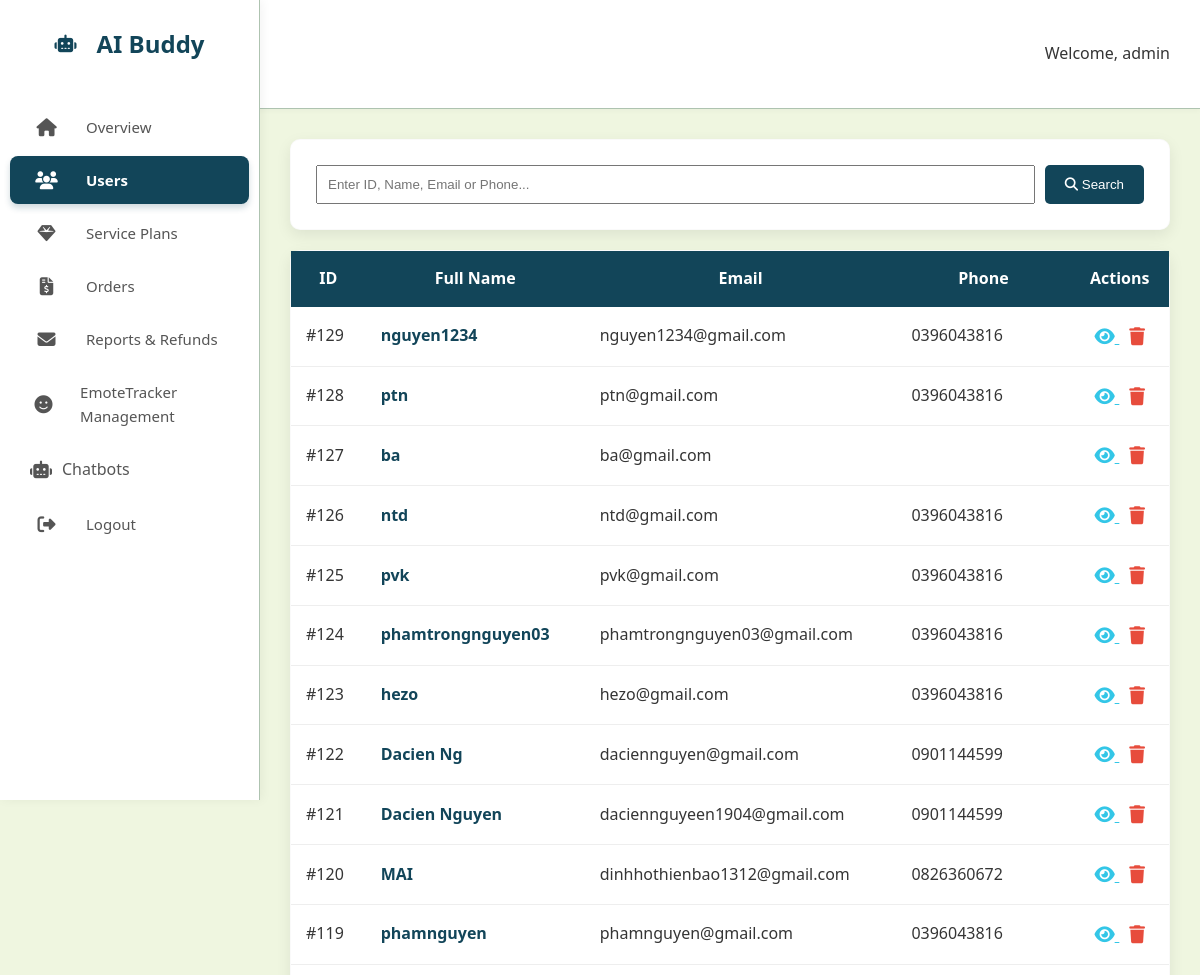
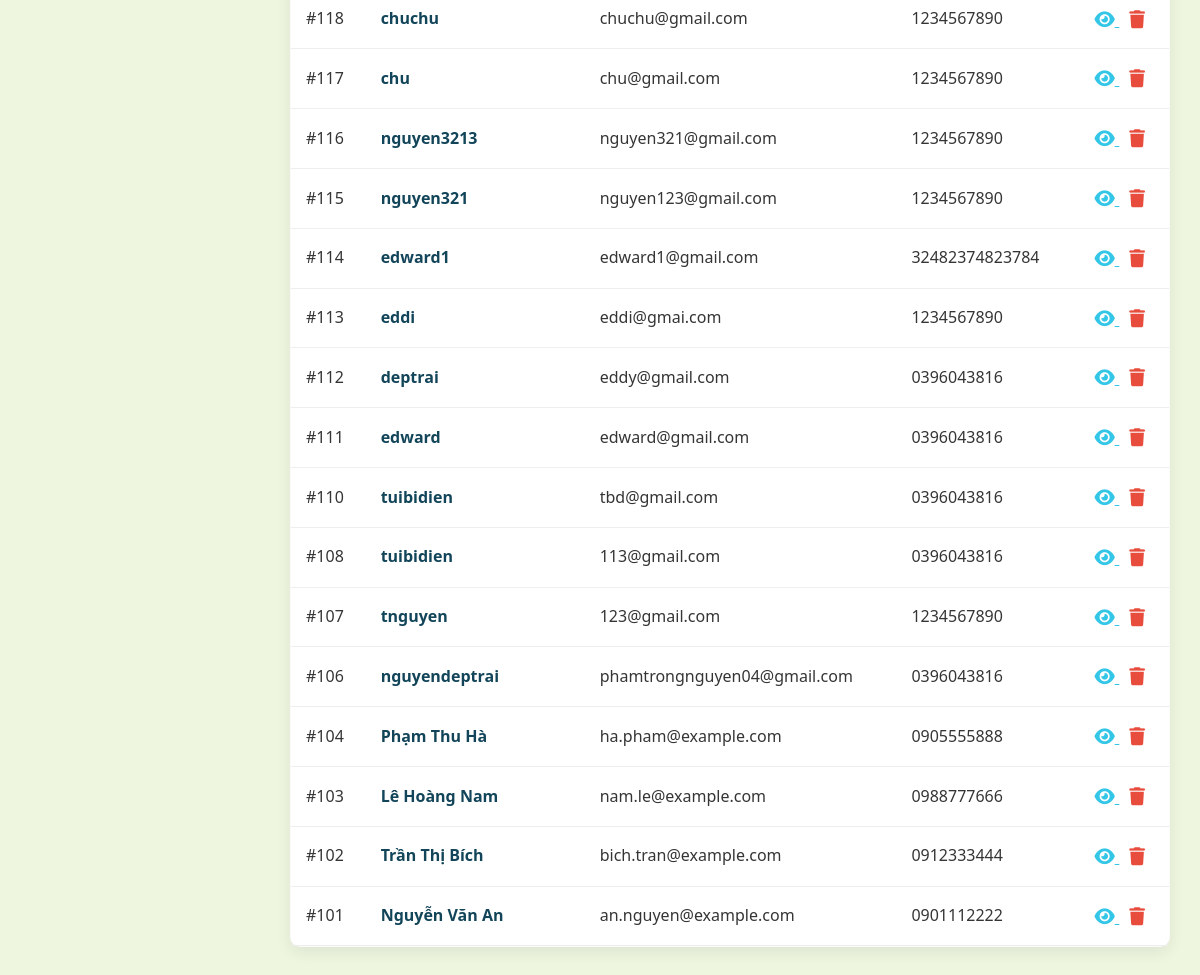
/admin_aibuddy/modules/users/index.php (signed in), run on the app's committed database (2 pictures, top to bottom).
### tables this page shows
CREATE TABLE `users` (
  `UserID` int(11) NOT NULL,
  `UserName` varchar(100) NOT NULL,
  `UserEmail` varchar(100) NOT NULL,
  `UserPassword` varchar(255) NOT NULL,
  `BirthDate` date DEFAULT NULL,
  `PhoneNumber` varchar(20) DEFAULT NULL,
  `Gender` varchar(10) DEFAULT NULL,
  `UsageLeft` int(11) DEFAULT 0 COMMENT 'Số lần sử dụng còn lại',
  `IsTrialActive` tinyint(1) DEFAULT 0 COMMENT 'Đang dùng thử hay không',
  `secret_answer` varchar(255) NOT NULL
);

### admin_aibuddy/modules/users/index.php (the view, shortened to what this page needs)
<?php
require_once __DIR__ . '/../../config/db.php';
$search = "";
$where = "";
$sql = "SELECT * FROM Users $where ORDER BY UserID DESC";
$result = $conn->query($sql);
?>
<!DOCTYPE html>
<html lang="en">
<head>
    <link rel="stylesheet" href="../../assets/css/style.css">
    <link rel="stylesheet" href="https://cdnjs.cloudflare.com/ajax/libs/font-awesome/6.4.0/css/all.min.css">
</head>
<body>
    <?php include __DIR__ . '/../../includes/sidebar.php'; ?>
    <div class="top-navbar">
        <h2>User Management</h2>
        <div class="user-profile">
            <span>Welcome, <?php echo $_SESSION['user_name']; ?></span>
        </div>
    </div>
    <div class="main-content">
        <div class="card-box" style="margin-bottom: 20px;">
            <form method="GET" style="display: flex; gap: 10px;">
                <input type="text" name="search" class="form-control" style="flex: 1; padding: 10px;"
                       placeholder="Enter ID, Name, Email or Phone..." value="<?php echo htmlspecialchars($search); ?>">
                <button type="submit" class="btn btn-primary" style="background: var(--primary); color: white; border: none; padding: 0 20px; border-radius: 5px; cursor: pointer;">
                    <i class="fa-solid fa-magnifying-glass"></i> Search
                </button>
            </form>
        </div>
        <div class="table-container card-box" style="padding: 0;">
            <table style="width: 100%; border-collapse: collapse;">
                <thead>
                    <tr style="background: var(--primary); color: white;">
                        <th style="padding: 15px;">ID</th>
                        <th style="padding: 15px;">Full Name</th>
                        <th style="padding: 15px;">Email</th>
                        <th style="padding: 15px;">Phone</th>
                        <th style="padding: 15px; text-align: center;">Actions</th>
                    </tr>
                </thead>
                <tbody>
                    <?php if ($result && $result->num_rows > 0): ?>
                        <?php while($row = $result->fetch_assoc()): ?>
                            <tr style="border-bottom: 1px solid #eee;">
                                <td style="padding: 15px;">#<?php echo $row['UserID']; ?></td>
                                <td style="padding: 15px; font-weight: bold; color: var(--primary);">
                                    <?php echo $row['UserName']; ?>
                                </td>
                                <td style="padding: 15px;"><?php echo $row['UserEmail']; ?></td>
                                <td style="padding: 15px;"><?php echo $row['PhoneNumber']; ?></td>
                                <td style="padding: 15px; text-align: center;">
                                    <a href="views.php?id=<?php echo $row['UserID']; ?>" style="color: var(--accent); margin-right: 10px; font-size: 18px;" title="View Details">
                                        <i class="fa-solid fa-eye"></i>
                                    </a>
                                    <a href="index.php?delete_id=<?php echo $row['UserID']; ?>" onclick="return confirm('Are you sure you want to delete this user?');" style="color: #e74c3c; font-size: 18px;" title="Delete">
                                        <i class="fa-solid fa-trash"></i>
                                    </a>
                                </td>
                            </tr>
                        <?php endwhile; ?>
                    <?php else: ?>
                        <tr>
                            <td colspan="5" style="padding: 30px; text-align: center; color: #999;">No data found</td>
                        </tr>
                    <?php endif; ?>
                </tbody>
            </table>
        </div>
    </div>
</body>
</html>

### admin_aibuddy/assets/css/style.css (style rules this page uses)
:root { --primary-dark: #01161e; --primary: #124559; --primary-light: #598392; --accent: #33c6e7; --light: #aec3b0; --background: #eff6e0; --white: #ffffff; --gray: #d9d9d9; --text: #353535; --card-shadow: 0 5px 15px rgba(0, 0, 0, 0.08); --radius: 10px; --sidebar-width: 260px; }
* { box-sizing: border-box; }
body { font-family: 'Segoe UI', Tahoma, Geneva, Verdana, sans-serif; background-color: var(--background); color: var(--text); margin: 0; line-height: 1.6; }
.main-content { margin-left: var(--sidebar-width); padding: 30px; }
.top-navbar { background: var(--white); padding: 15px 30px; display: flex; justify-content: space-between; align-items: center; box-shadow: 0 2px 5px rgba(0,0,0,0.03); border-bottom: 1px solid var(--light); }
.card-box { background-color: var(--white); border-radius: var(--radius); box-shadow: var(--card-shadow); padding: 25px; transition: transform 0.3s ease; height: 100%; border: 1px solid rgba(0,0,0,0.02); }
h2 { color: var(--primary); }

### data on the page
users: UserID "129", UserName "nguyen1234", UserEmail "nguyen1234@gmail.com", PhoneNumber "0396043816"
users: UserID "128", UserName "ptn", UserEmail "ptn@gmail.com", PhoneNumber "0396043816"
users: UserID "127", UserName "ba", UserEmail "ba@gmail.com"
users: UserID "126", UserName "ntd", UserEmail "ntd@gmail.com", PhoneNumber "0396043816"
users: UserID "125", UserName "pvk", UserEmail "pvk@gmail.com", PhoneNumber "0396043816"
users: UserID "124", UserName "phamtrongnguyen03", UserEmail "phamtrongnguyen03@gmail.com", PhoneNumber "0396043816"
users: UserID "123", UserName "hezo", UserEmail "hezo@gmail.com", PhoneNumber "0396043816"
users: UserID "122", UserName "Dacien Ng", UserEmail "daciennguyen@gmail.com", PhoneNumber "0901144599"
users: UserID "121", UserName "Dacien Nguyen", UserEmail "daciennguyeen1904@gmail.com", PhoneNumber "0901144599"
users: UserID "120", UserName "MAI", UserEmail "dinhhothienbao1312@gmail.com", PhoneNumber "0826360672"
users: UserID "119", UserName "phamnguyen", UserEmail "phamnguyen@gmail.com", PhoneNumber "0396043816"
users: UserID "118", UserName "chuchu", UserEmail "chuchu@gmail.com", PhoneNumber "1234567890"
users: UserID "117", UserName "chu", UserEmail "chu@gmail.com", PhoneNumber "1234567890"
users: UserID "116", UserName "nguyen3213", UserEmail "nguyen321@gmail.com", PhoneNumber "1234567890"
users: UserID "115", UserName "nguyen321", UserEmail "nguyen123@gmail.com", PhoneNumber "1234567890"
users: UserID "114", UserName "edward1", UserEmail "edward1@gmail.com", PhoneNumber "32482374823784"
users: UserID "113", UserName "eddi", UserEmail "eddi@gmai.com", PhoneNumber "1234567890"
users: UserID "112", UserName "deptrai", UserEmail "eddy@gmail.com", PhoneNumber "0396043816"
users: UserID "111", UserName "edward", UserEmail "edward@gmail.com", PhoneNumber "0396043816"
users: UserID "110", UserName "tuibidien", UserEmail "tbd@gmail.com", PhoneNumber "0396043816"
users: UserID "108", UserName "tuibidien", UserEmail "113@gmail.com", PhoneNumber "0396043816"
users: UserID "107", UserName "tnguyen", UserEmail "123@gmail.com", PhoneNumber "1234567890"
users: UserID "106", UserName "nguyendeptrai", UserEmail "phamtrongnguyen04@gmail.com", PhoneNumber "0396043816"
users: UserID "104", UserName "Phạm Thu Hà", UserEmail "ha.pham@example.com", PhoneNumber "0905555888"
users: UserID "103", UserName "Lê Hoàng Nam", UserEmail "nam.le@example.com", PhoneNumber "0988777666"
users: UserID "102", UserName "Trần Thị Bích", UserEmail "bich.tran@example.com", PhoneNumber "0912333444"
users: UserID "101", UserName "Nguyễn Văn An", UserEmail "an.nguyen@example.com", PhoneNumber "0901112222"

### other printed values
$_SESSION['user_name'] "admin"
